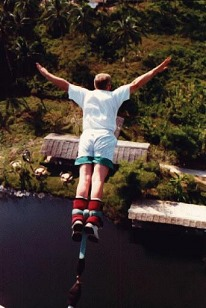
#> input picture images/bungee_jump.jpg, 206 x 308 px
$ python -i utility.py   (imports and definitions only)   (older library calls are emulated)
#> lines starting #> are read from the running program, lines starting #| are printed output that depends on the picture; after the words box and inside, x2 and y2 are one past the last pixel; in counts of white or black regions, pixels touching at a corner belong together
#> further down, picture is the input picture: shape (308, 206, 3); mean B, G, R 45.4, 52.4, 63.7
import typing
import numpy as np
import cv2
import imutils
from scipy import ndimage
from skimage.feature import peak_local_max
import random
from scipy.ndimage import label

class Watershed:
    def __init__(self, image):
        self.image = image

        self.kernel = np.array([[1, 1, 1],
                        [1, -8, 1],
                        [1, 1, 1]], dtype=np.float32)

    def segment2(self, debug=True):
        gray = cv2.cvtColor(self.image, cv2.COLOR_BGR2GRAY)
        ret, thresh = cv2.threshold(gray,0,255,cv2.THRESH_BINARY_INV+cv2.THRESH_OTSU)
        # First we obtain the borders/edges of our objects
        border = cv2.dilate(thresh, None, iterations=5)
        border = border - cv2.erode(border, None)

        dist_transform = cv2.distanceTransform(thresh, cv2.DIST_L2 , 5)
        dist_transform = ((dist_transform - dist_transform.min()) / (dist_transform.max() - dist_transform.min()) * 255).astype(np.uint8)
        _, dist_transform = cv2.threshold(dist_transform, 180, 255, cv2.THRESH_BINARY)

        lbl, ncc = label(dist_transform)
        lbl = lbl*(255/(ncc+1))

        lbl[border == 255] = 255
        cv2.imshow("label0", lbl)
        lbl = lbl.astype(np.int32)
        cv2.watershed(self.image, lbl)
        lbl[lbl == -1] = 0
        lbl = lbl.astype(np.uint8)

        # print(dt)
        if debug:
            cv2.imshow("gray", gray)
            cv2.imshow("border", border)
            cv2.imshow("dt", dist_transform)
            cv2.imshow("label", lbl)

        x =  255 - lbl
        return 255 - lbl

        # [36 lines of commented-out code are left out]

    def segment(self, debug=True):
#> called with debug = True
        if debug:
            self.alpha_slider_max = 1000
            # perform a laplacian filtering
            #apply gaussian blur on top of the laplacian
            # self.image = cv2.GaussianBlur(self.image, (15,15), 0)
            cv2.imshow('Image with Black Background', self.image)
            self.imgLaplacian = cv2.filter2D(self.image, cv2.CV_32F, self.kernel)
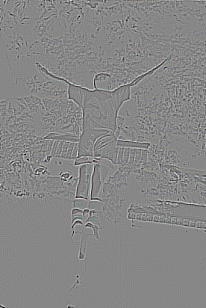
#> self.imgLaplacian: shape (308, 206, 3) float32; mean B, G, R -0.1, -0.1, -0.1; drawn with min black and max white
            self.imgLaplacian = cv2.filter2D(self.image, cv2.CV_32F, self.kernel)
            self.sharp = np.float32(self.image)

            self.imgResult_int = self.sharp - self.imgLaplacian
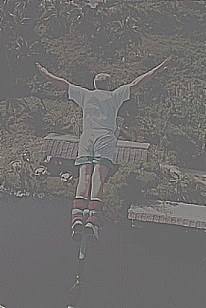
#> self.imgResult_int: shape (308, 206, 3) float32; mean B, G, R 45.5, 52.5, 63.7; drawn with min black and max white
            self.imgResult = np.clip(self.imgResult_int, 0, 255)
            self.imgResult = self.imgResult_int.astype('uint8')
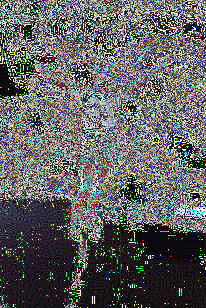
#> self.imgResult: shape (308, 206, 3); mean B, G, R 97.3, 97.4, 96.5

            # self.imgLaplacian = np.clip(self.imgLaplacian, 0, 255)
            # self.imgLaplacian = np.uint8(self.imgLaplacian)
            self.gray = cv2.cvtColor(self.image, cv2.COLOR_BGR2GRAY)
            cv2.imshow("Gray Image", self.gray)
            # _, self.gray_thresh = cv2.threshold(self.gray, 150, 255, cv2.THRESH_BINARY_INV | cv2.THRESH_OTSU)
            _, self.gray_thresh = cv2.threshold(self.gray, 150, 255, cv2.THRESH_BINARY | cv2.THRESH_OTSU)
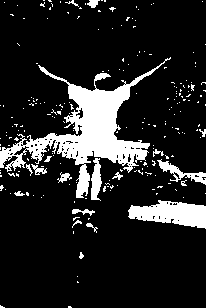
#> self.gray_thresh: shape (308, 206); 14.5% white; 219 white regions (200 under 20 px), largest, box (x1, y1, x2, y2) and area: (0, 57, 171, 198) 5794, (128, 200, 206, 229) 1446, (157, 159, 206, 185) 373
            # cv2.imshow("Sharped Image", imgResult)
            # cv2.imshow("Laplacian after", imgLaplacian)
            cv2.namedWindow('Main Markers', cv2.WINDOW_NORMAL)
            cv2.createTrackbar("Thresholding", "Main Markers" , 0, self.alpha_slider_max, lambda x: self.callback(x))
#> slider 'Thresholding' is set to 100

            cv2.waitKey()
        else:
            self.gray_image = cv2.cvtColor(self.image, cv2.COLOR_BGR2GRAY)
            # We assume that the background is white, and the objects we are trying to detect is darker
            ret, thresh = cv2.threshold(self.gray_image, 0, 255, cv2.THRESH_BINARY_INV | cv2.THRESH_OTSU)
            cv2.imshow("Threshold", thresh)
            # we need to remove noise so let's first erode the image, this way it removes edges and perhaps overlapping objects
            kernel = np.ones((3,3), np.uint8)
            opening = cv2.morphologyEx(thresh,cv2.MORPH_OPEN,kernel, iterations = 2)
            cv2.imshow("morphologyEx", opening)


            # sure background area
            sure_bg = cv2.dilate(opening,kernel,iterations=3)
            cv2.imshow("sure_bg", sure_bg)
            # Finding sure foreground area
            dist_transform = cv2.distanceTransform(opening,cv2.DIST_L2,5)
            ret, sure_fg = cv2.threshold(dist_transform,0.6*dist_transform.max(),255,0)
            cv2.imshow("sure_fg", sure_fg)

            ## Finding unknown region
            sure_fg = np.uint8(sure_fg)
            unknown = cv2.subtract(sure_bg,sure_fg)
            # Get our markers
            ret, markers = cv2.connectedComponents(sure_fg)
            # cv2.imshow("Found markers", markers)
            # Add one to all labels so that sure background is not 0, but 1
            markers = markers+1
            # Now, mark the region of unknown with zero
            markers[unknown==255] = 0
            cv2.imshow("Markers", markers)
            markers = cv2.watershed(self.image,markers)
            print(markers)
            # cv2.imshow("Markers", markers)
            self.result = np.copy(self.image)
            self.result[markers == -1] = [255,0,0]
            cv2.imshow("Result", self.result)
            cv2.waitKey()

    def callback(self, tb_pos):
#> called with tb_pos = 100
        self.threshold_value = tb_pos/self.alpha_slider_max*0.5
        print(self.threshold_value)
        cv2.imshow("Binary Threshold", self.gray_thresh)

        self.dist = cv2.distanceTransform(self.gray_thresh, cv2.DIST_L2, 5)
        # Normalize the distance image for range = {0.0, 1.0}
        # so we can visualize and threshold it
        cv2.normalize(self.dist, self.dist, 0, 1.0, cv2.NORM_MINMAX)
#> self.dist: shape (308, 206) float32; min 0, max 1, mean 0.03
        cv2.imshow("Distance transform image", self.dist)

        _, self.dist = cv2.threshold(self.dist, self.threshold_value, 1.0, cv2.THRESH_BINARY)

        # Dilate a bit the dist image
        kernel1 = np.ones((3,3), dtype=np.uint8)
        self.dist = cv2.dilate(self.dist, kernel1)
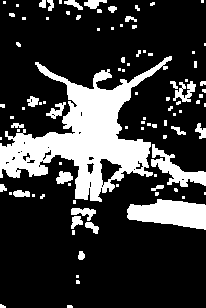
#> self.dist: shape (308, 206) float32; values 0 (black) and 1 (white), 22.5% white; 95 white regions (64 under 20 px), largest, box (x1, y1, x2, y2) and area: (0, 56, 172, 202) 8979, (127, 199, 206, 230) 1690, (151, 144, 206, 187) 855
        cv2.imshow('Peaks', self.dist)

        self.dist_8u = self.dist.astype('uint8')
#> self.dist_8u: shape (308, 206); values 0 (black) and 1 (white), 22.5% white; 95 white regions (64 under 20 px)
        # Find total markers
        _, self.contours, _ = cv2.findContours(self.dist_8u, cv2.RETR_EXTERNAL, cv2.CHAIN_APPROX_SIMPLE)
#> self.contours = 95 contours, 71 with area under 20; largest, box (x1, y1, x2, y2) and area: (0, 56, 172, 202) 8924, (127, 199, 206, 230) 1592, (151, 144, 206, 187) 734, (173, 81, 196, 102) 174, (71, 208, 96, 221) 137
        # Create the marker image for the watershed algorithm
        self.markers = np.zeros(self.dist.shape, dtype=np.int32)

        # Draw the foreground markers
        for i in range(len(self.contours)):
            cv2.drawContours(self.markers, self.contours, i, (i+1), -1)
#> this loop made 95 passes
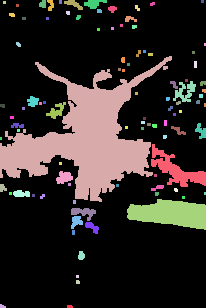
#> self.markers: shape (308, 206) int32; 96 distinct labels, from 0 to 95; one colour per label, 0 black

        # Draw the background marker
        cv2.circle(self.markers, (5,5), 3, (255,255,255), -1)
#> self.markers: shape (308, 206) int32; 97 distinct labels, from 0 to 255
        cv2.imshow('Main Markers', self.markers*10000)

        cv2.watershed(self.imgResult, self.markers)
        self.mark = self.markers.astype('uint8')
        self.mark = cv2.bitwise_not(self.mark)
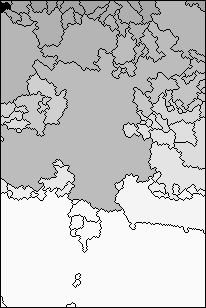
#> self.mark: shape (308, 206); min 0, max 254, mean 198.9
        cv2.imshow('Markers_v2', self.mark)
        # [16 lines of commented-out code are left out]

>>> import cv2
>>> picture = cv2.imread('../images/bungee_jump.jpg')
>>> result = Watershed(picture).segment()

$ run again, on images/butterfly.jpg
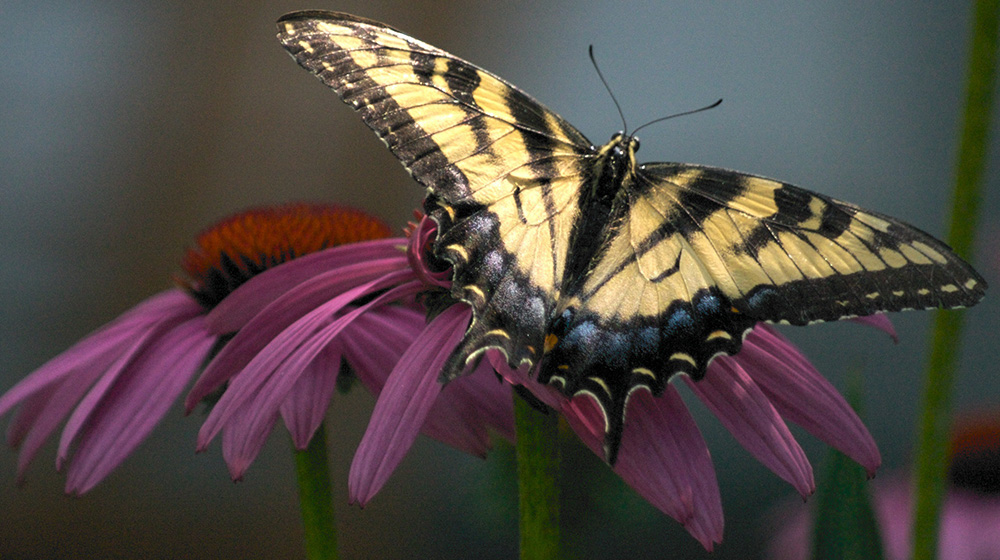
#> input picture images/butterfly.jpg, 1000 x 560 px
#> picture is the input picture: shape (560, 1000, 3); mean B, G, R 70.1, 74.3, 82.5
#> self.gray_thresh: shape (560, 1000); 22.2% white; 873 white regions (784 under 20 px), largest, box (x1, y1, x2, y2) and area: (276, 0, 885, 325) 95573, (0, 0, 103, 151) 10087, (208, 272, 395, 421) 2198
#> self.dist_8u: shape (560, 1000); values 0 (black) and 1 (white), 13.3% white; 32 white regions (10 under 20 px)
#> self.contours = 32 contours, 11 with area under 20; largest, box (x1, y1, x2, y2) and area: (525, 0, 842, 176) 41309, (371, 54, 577, 292) 11572, (589, 214, 828, 317) 9071, (0, 4, 83, 102) 5593, (588, 188, 673, 288) 1630
#> the loop in callback, `for i in range(len(self.contours)):` made 32 passes
#> after the loop in callback, `for i in range(len(self.contours)):`:
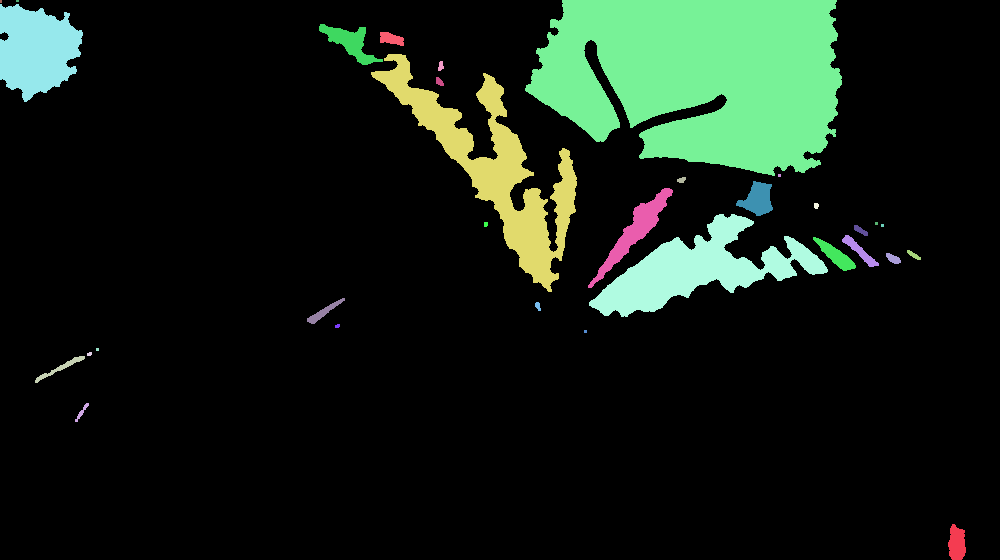
#> self.markers: shape (560, 1000) int32; 33 distinct labels, from 0 to 32; one colour per label, 0 black
#> in callback, `self.mark = cv2.bitwise_not(self.mark)`:
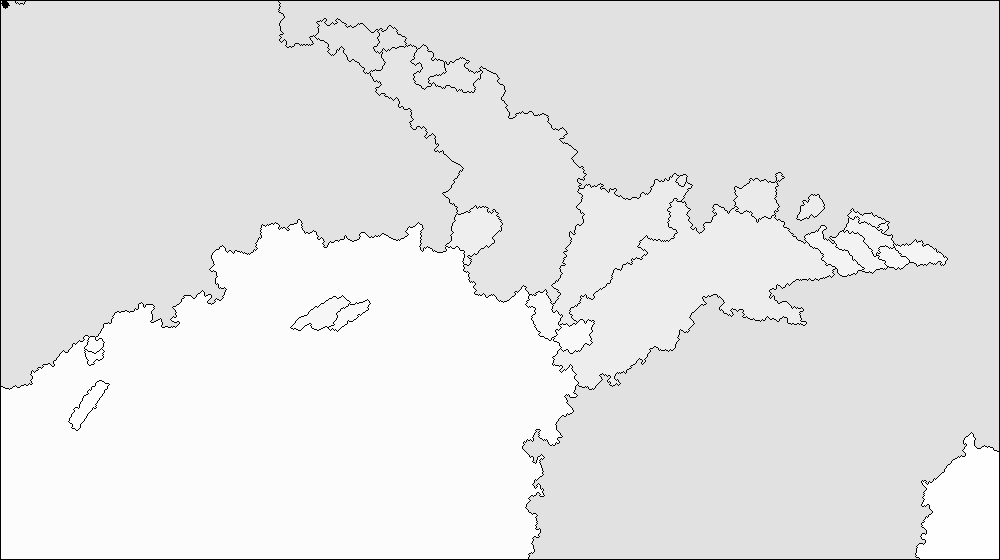
#> self.mark: shape (560, 1000); min 0, max 255, mean 230.4
